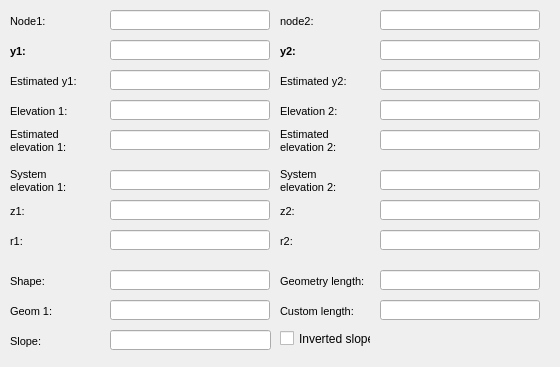
      <widget class="QWidget" name="page_6">
       <property name="geometry">
        <rect>
         <x>0</x>
         <y>0</y>
         <width>560</width>
         <height>367</height>
        </rect>
       </property>
       <attribute name="label">
        <string>Numeric information</string>
       </attribute>
       <widget class="QLabel" name="label_siphon_node_2">
        <property name="geometry">
         <rect>
          <x>280</x>
          <y>10</y>
          <width>41</width>
          <height>22</height>
         </rect>
        </property>
        <property name="font">
         <font>
          <pointsize>8</pointsize>
          <italic>false</italic>
         </font>
        </property>
        <property name="frameShape">
         <enum>QFrame::NoFrame</enum>
        </property>
        <property name="frameShadow">
         <enum>QFrame::Plain</enum>
        </property>
        <property name="text">
         <string>node2:</string>
        </property>
        <property name="textFormat">
         <enum>Qt::AutoText</enum>
        </property>
        <property name="scaledContents">
         <bool>false</bool>
        </property>
        <property name="margin">
         <number>3</number>
        </property>
       </widget>
       <widget class="QLabel" name="label_siphon_node_1">
        <property name="geometry">
         <rect>
          <x>10</x>
          <y>10</y>
          <width>41</width>
          <height>22</height>
         </rect>
        </property>
        <property name="font">
         <font>
          <pointsize>8</pointsize>
          <italic>false</italic>
         </font>
        </property>
        <property name="frameShape">
         <enum>QFrame::NoFrame</enum>
        </property>
        <property name="frameShadow">
         <enum>QFrame::Plain</enum>
        </property>
        <property name="text">
         <string>Node1:</string>
        </property>
        <property name="textFormat">
         <enum>Qt::AutoText</enum>
        </property>
        <property name="scaledContents">
         <bool>false</bool>
        </property>
        <property name="alignment">
         <set>Qt::AlignLeading|Qt::AlignLeft|Qt::AlignVCenter</set>
        </property>
        <property name="margin">
         <number>3</number>
        </property>
       </widget>
       <widget class="QLineEdit" name="siphon_node_2">
        <property name="geometry">
         <rect>
          <x>380</x>
          <y>10</y>
          <width>160</width>
          <height>20</height>
         </rect>
        </property>
        <property name="text">
         <string/>
        </property>
       </widget>
       <widget class="QLineEdit" name="siphon_z1">
        <property name="geometry">
         <rect>
          <x>110</x>
          <y>200</y>
          <width>160</width>
          <height>20</height>
         </rect>
        </property>
        <property name="font">
         <font>
          <italic>true</italic>
         </font>
        </property>
        <property name="styleSheet">
         <string notr="true">color: rgb(83, 83, 83);</string>
        </property>
       </widget>
       <widget class="QLabel" name="label_siphon_y2">
        <property name="geometry">
         <rect>
          <x>280</x>
          <y>40</y>
          <width>21</width>
          <height>22</height>
         </rect>
        </property>
        <property name="font">
         <font>
          <pointsize>8</pointsize>
          <weight>75</weight>
          <italic>false</italic>
          <bold>true</bold>
         </font>
        </property>
        <property name="frameShape">
         <enum>QFrame::NoFrame</enum>
        </property>
        <property name="frameShadow">
         <enum>QFrame::Plain</enum>
        </property>
        <property name="text">
         <string>y2:</string>
        </property>
        <property name="textFormat">
         <enum>Qt::AutoText</enum>
        </property>
        <property name="scaledContents">
         <bool>false</bool>
        </property>
        <property name="margin">
         <number>3</number>
        </property>
       </widget>
       <widget class="QLabel" name="label_siphon_z1">
        <property name="geometry">
         <rect>
          <x>10</x>
          <y>200</y>
          <width>21</width>
          <height>22</height>
         </rect>
        </property>
        <property name="font">
         <font>
          <pointsize>8</pointsize>
          <italic>false</italic>
         </font>
        </property>
        <property name="frameShape">
         <enum>QFrame::NoFrame</enum>
        </property>
        <property name="frameShadow">
         <enum>QFrame::Plain</enum>
        </property>
        <property name="text">
         <string>z1:</string>
        </property>
        <property name="textFormat">
         <enum>Qt::AutoText</enum>
        </property>
        <property name="scaledContents">
         <bool>false</bool>
        </property>
        <property name="alignment">
         <set>Qt::AlignLeading|Qt::AlignLeft|Qt::AlignVCenter</set>
        </property>
        <property name="margin">
         <number>3</number>
        </property>
       </widget>
       <widget class="QLabel" name="label_siphon_r2">
        <property name="geometry">
         <rect>
          <x>280</x>
          <y>230</y>
          <width>21</width>
          <height>22</height>
         </rect>
        </property>
        <property name="font">
         <font>
          <pointsize>8</pointsize>
          <italic>false</italic>
         </font>
        </property>
        <property name="frameShape">
         <enum>QFrame::NoFrame</enum>
        </property>
        <property name="frameShadow">
         <enum>QFrame::Plain</enum>
        </property>
        <property name="text">
         <string>r2:</string>
        </property>
        <property name="textFormat">
         <enum>Qt::AutoText</enum>
        </property>
        <property name="scaledContents">
         <bool>false</bool>
        </property>
        <property name="margin">
         <number>3</number>
        </property>
       </widget>
       <widget class="QLabel" name="label_siphon_y1">
        <property name="geometry">
         <rect>
          <x>10</x>
          <y>40</y>
          <width>21</width>
          <height>22</height>
         </rect>
        </property>
        <property name="font">
         <font>
          <pointsize>8</pointsize>
          <weight>75</weight>
          <italic>false</italic>
          <bold>true</bold>
         </font>
        </property>
        <property name="frameShape">
         <enum>QFrame::NoFrame</enum>
        </property>
        <property name="frameShadow">
         <enum>QFrame::Plain</enum>
        </property>
        <property name="text">
         <string>y1:</string>
        </property>
        <property name="textFormat">
         <enum>Qt::AutoText</enum>
        </property>
        <property name="scaledContents">
         <bool>false</bool>
        </property>
        <property name="alignment">
         <set>Qt::AlignLeading|Qt::AlignLeft|Qt::AlignVCenter</set>
        </property>
        <property name="margin">
         <number>3</number>
        </property>
       </widget>
       <widget class="QLabel" name="label_siphon_z2">
        <property name="geometry">
         <rect>
          <x>280</x>
          <y>200</y>
          <width>21</width>
          <height>22</height>
         </rect>
        </property>
        <property name="font">
         <font>
          <pointsize>8</pointsize>
          <italic>false</italic>
         </font>
        </property>
        <property name="frameShape">
         <enum>QFrame::NoFrame</enum>
        </property>
        <property name="frameShadow">
         <enum>QFrame::Plain</enum>
        </property>
        <property name="text">
         <string>z2:</string>
        </property>
        <property name="textFormat">
         <enum>Qt::AutoText</enum>
        </property>
        <property name="scaledContents">
         <bool>false</bool>
        </property>
        <property name="margin">
         <number>3</number>
        </property>
       </widget>
       <widget class="QLineEdit" name="siphon_elev2">
        <property name="geometry">
         <rect>
          <x>380</x>
          <y>100</y>
          <width>160</width>
          <height>20</height>
         </rect>
        </property>
       </widget>
       <widget class="QLineEdit" name="siphon_r2">
        <property name="geometry">
         <rect>
          <x>380</x>
          <y>230</y>
          <width>160</width>
          <height>20</height>
         </rect>
        </property>
        <property name="font">
         <font>
          <italic>true</italic>
         </font>
        </property>
        <property name="styleSheet">
         <string notr="true">color: rgb(83, 83, 83);</string>
        </property>
       </widget>
       <widget class="QLineEdit" name="siphon_r1">
        <property name="geometry">
         <rect>
          <x>110</x>
          <y>230</y>
          <width>160</width>
          <height>20</height>
         </rect>
        </property>
        <property name="font">
         <font>
          <italic>true</italic>
         </font>
        </property>
        <property name="styleSheet">
         <string notr="true">color: rgb(83, 83, 83);</string>
        </property>
       </widget>
       <widget class="QLabel" name="label_siphon_r1">
        <property name="geometry">
         <rect>
          <x>10</x>
          <y>230</y>
          <width>21</width>
          <height>22</height>
         </rect>
        </property>
        <property name="font">
         <font>
          <pointsize>8</pointsize>
          <italic>false</italic>
         </font>
        </property>
        <property name="frameShape">
         <enum>QFrame::NoFrame</enum>
        </property>
        <property name="frameShadow">
         <enum>QFrame::Plain</enum>
        </property>
        <property name="text">
         <string>r1:</string>
        </property>
        <property name="textFormat">
         <enum>Qt::AutoText</enum>
        </property>
        <property name="scaledContents">
         <bool>false</bool>
        </property>
        <property name="alignment">
         <set>Qt::AlignLeading|Qt::AlignLeft|Qt::AlignVCenter</set>
        </property>
        <property name="margin">
         <number>3</number>
        </property>
       </widget>
       <widget class="QLineEdit" name="siphon_z2">
        <property name="geometry">
         <rect>
          <x>380</x>
          <y>200</y>
          <width>160</width>
          <height>20</height>
         </rect>
        </property>
        <property name="font">
         <font>
          <italic>true</italic>
         </font>
        </property>
        <property name="styleSheet">
         <string notr="true">color: rgb(83, 83, 83);</string>
        </property>
       </widget>
       <widget class="QLineEdit" name="siphon_y2">
        <property name="geometry">
         <rect>
          <x>380</x>
          <y>40</y>
          <width>160</width>
          <height>20</height>
         </rect>
        </property>
       </widget>
       <widget class="QLabel" name="label_siphon_elev2">
        <property name="geometry">
         <rect>
          <x>280</x>
          <y>100</y>
          <width>71</width>
          <height>22</height>
         </rect>
        </property>
        <property name="font">
         <font>
          <pointsize>8</pointsize>
          <italic>false</italic>
         </font>
        </property>
        <property name="frameShape">
         <enum>QFrame::NoFrame</enum>
        </property>
        <property name="frameShadow">
         <enum>QFrame::Plain</enum>
        </property>
        <property name="text">
         <string>Elevation 2:</string>
        </property>
        <property name="textFormat">
         <enum>Qt::AutoText</enum>
        </property>
        <property name="scaledContents">
         <bool>false</bool>
        </property>
        <property name="margin">
         <number>3</number>
        </property>
       </widget>
       <widget class="QLabel" name="label_siphon_elev1">
        <property name="geometry">
         <rect>
          <x>10</x>
          <y>100</y>
          <width>71</width>
          <height>22</height>
         </rect>
        </property>
        <property name="font">
         <font>
          <pointsize>8</pointsize>
          <italic>false</italic>
         </font>
        </property>
        <property name="frameShape">
         <enum>QFrame::NoFrame</enum>
        </property>
        <property name="frameShadow">
         <enum>QFrame::Plain</enum>
        </property>
        <property name="text">
         <string>Elevation 1:</string>
        </property>
        <property name="textFormat">
         <enum>Qt::AutoText</enum>
        </property>
        <property name="scaledContents">
         <bool>false</bool>
        </property>
        <property name="alignment">
         <set>Qt::AlignLeading|Qt::AlignLeft|Qt::AlignVCenter</set>
        </property>
        <property name="margin">
         <number>3</number>
        </property>
       </widget>
       <widget class="QLineEdit" name="siphon_elev1">
        <property name="geometry">
         <rect>
          <x>110</x>
          <y>100</y>
          <width>160</width>
          <height>20</height>
         </rect>
        </property>
       </widget>
       <widget class="QLineEdit" name="siphon_node_1">
        <property name="geometry">
         <rect>
          <x>110</x>
          <y>10</y>
          <width>160</width>
          <height>20</height>
         </rect>
        </property>
        <property name="font">
         <font>
          <italic>true</italic>
         </font>
        </property>
       </widget>
       <widget class="QLineEdit" name="siphon_y1">
        <property name="geometry">
         <rect>
          <x>110</x>
          <y>40</y>
          <width>160</width>
          <height>20</height>
         </rect>
        </property>
       </widget>
       <widget class="QCheckBox" name="siphon_inverted_slope">
        <property name="geometry">
         <rect>
          <x>280</x>
          <y>330</y>
          <width>91</width>
          <height>17</height>
         </rect>
        </property>
        <property name="text">
         <string>Inverted slope</string>
        </property>
       </widget>
       <widget class="QLabel" name="label_siphon_custom_length">
        <property name="geometry">
         <rect>
          <x>280</x>
          <y>300</y>
          <width>90</width>
          <height>22</height>
         </rect>
        </property>
        <property name="font">
         <font>
          <pointsize>8</pointsize>
         </font>
        </property>
        <property name="frameShape">
         <enum>QFrame::NoFrame</enum>
        </property>
        <property name="frameShadow">
         <enum>QFrame::Plain</enum>
        </property>
        <property name="text">
         <string>Custom length:</string>
        </property>
        <property name="textFormat">
         <enum>Qt::AutoText</enum>
        </property>
        <property name="scaledContents">
         <bool>false</bool>
        </property>
        <property name="alignment">
         <set>Qt::AlignLeading|Qt::AlignLeft|Qt::AlignVCenter</set>
        </property>
        <property name="margin">
         <number>3</number>
        </property>
       </widget>
       <widget class="QLineEdit" name="siphon_custom_length">
        <property name="geometry">
         <rect>
          <x>380</x>
          <y>300</y>
          <width>160</width>
          <height>20</height>
         </rect>
        </property>
        <property name="font">
         <font>
          <italic>true</italic>
         </font>
        </property>
        <property name="text">
         <string/>
        </property>
       </widget>
       <widget class="QLineEdit" name="siphon_gis_length">
        <property name="geometry">
         <rect>
          <x>380</x>
          <y>270</y>
          <width>160</width>
          <height>20</height>
         </rect>
        </property>
        <property name="font">
         <font>
          <italic>true</italic>
         </font>
        </property>
        <property name="styleSheet">
         <string notr="true">color: rgb(83, 83, 83);</string>
        </property>
        <property name="text">
         <string/>
        </property>
       </widget>
       <widget class="QLabel" name="label_siphon_geometry_length">
        <property name="geometry">
         <rect>
          <x>280</x>
          <y>270</y>
          <width>90</width>
          <height>22</height>
         </rect>
        </property>
        <property name="font">
         <font>
          <pointsize>8</pointsize>
         </font>
        </property>
        <property name="frameShape">
         <enum>QFrame::NoFrame</enum>
        </property>
        <property name="frameShadow">
         <enum>QFrame::Plain</enum>
        </property>
        <property name="text">
         <string>Geometry length:</string>
        </property>
        <property name="textFormat">
         <enum>Qt::AutoText</enum>
        </property>
        <property name="scaledContents">
         <bool>false</bool>
        </property>
        <property name="alignment">
         <set>Qt::AlignLeading|Qt::AlignLeft|Qt::AlignVCenter</set>
        </property>
        <property name="margin">
         <number>3</number>
        </property>
       </widget>
       <widget class="QLabel" name="label_siphon_shape">
        <property name="geometry">
         <rect>
          <x>10</x>
          <y>270</y>
          <width>90</width>
          <height>22</height>
         </rect>
        </property>
        <property name="font">
         <font>
          <pointsize>8</pointsize>
         </font>
        </property>
        <property name="frameShape">
         <enum>QFrame::NoFrame</enum>
        </property>
        <property name="frameShadow">
         <enum>QFrame::Plain</enum>
        </property>
        <property name="text">
         <string>Shape:</string>
        </property>
        <property name="textFormat">
         <enum>Qt::AutoText</enum>
        </property>
        <property name="scaledContents">
         <bool>false</bool>
        </property>
        <property name="alignment">
         <set>Qt::AlignLeading|Qt::AlignLeft|Qt::AlignVCenter</set>
        </property>
        <property name="margin">
         <number>3</number>
        </property>
       </widget>
       <widget class="QLineEdit" name="siphon_cat_shape">
        <property name="enabled">
         <bool>true</bool>
        </property>
        <property name="geometry">
         <rect>
          <x>110</x>
          <y>270</y>
          <width>160</width>
          <height>20</height>
         </rect>
        </property>
        <property name="font">
         <font>
          <italic>true</italic>
         </font>
        </property>
        <property name="styleSheet">
         <string notr="true">color: rgb(83, 83, 83);</string>
        </property>
        <property name="text">
         <string/>
        </property>
       </widget>
       <widget class="QLineEdit" name="siphon_slope">
        <property name="geometry">
         <rect>
          <x>110</x>
          <y>330</y>
          <width>161</width>
          <height>20</height>
         </rect>
        </property>
        <property name="font">
         <font>
          <italic>true</italic>
         </font>
        </property>
        <property name="styleSheet">
         <string notr="true">color: rgb(83, 83, 83);</string>
        </property>
        <property name="text">
         <string/>
        </property>
       </widget>
       <widget class="QLabel" name="label_siphon_slope">
        <property name="geometry">
         <rect>
          <x>10</x>
          <y>330</y>
          <width>90</width>
          <height>22</height>
         </rect>
        </property>
        <property name="font">
         <font>
          <pointsize>8</pointsize>
         </font>
        </property>
        <property name="frameShape">
         <enum>QFrame::NoFrame</enum>
        </property>
        <property name="frameShadow">
         <enum>QFrame::Plain</enum>
        </property>
        <property name="text">
         <string>Slope:</string>
        </property>
        <property name="textFormat">
         <enum>Qt::AutoText</enum>
        </property>
        <property name="scaledContents">
         <bool>false</bool>
        </property>
        <property name="alignment">
         <set>Qt::AlignLeading|Qt::AlignLeft|Qt::AlignVCenter</set>
        </property>
        <property name="margin">
         <number>3</number>
        </property>
       </widget>
       <widget class="QLabel" name="label_siphon_geom">
        <property name="geometry">
         <rect>
          <x>10</x>
          <y>300</y>
          <width>90</width>
          <height>22</height>
         </rect>
        </property>
        <property name="font">
         <font>
          <pointsize>8</pointsize>
         </font>
        </property>
        <property name="frameShape">
         <enum>QFrame::NoFrame</enum>
        </property>
        <property name="frameShadow">
         <enum>QFrame::Plain</enum>
        </property>
        <property name="text">
         <string>Geom 1:</string>
        </property>
        <property name="textFormat">
         <enum>Qt::AutoText</enum>
        </property>
        <property name="scaledContents">
         <bool>false</bool>
        </property>
        <property name="alignment">
         <set>Qt::AlignLeading|Qt::AlignLeft|Qt::AlignVCenter</set>
        </property>
        <property name="margin">
         <number>3</number>
        </property>
       </widget>
       <widget class="QLineEdit" name="siphon_cat_geom1">
        <property name="geometry">
         <rect>
          <x>110</x>
          <y>300</y>
          <width>160</width>
          <height>20</height>
         </rect>
        </property>
        <property name="font">
         <font>
          <italic>true</italic>
         </font>
        </property>
        <property name="styleSheet">
         <string notr="true">color: rgb(83, 83, 83);</string>
        </property>
        <property name="text">
         <string/>
        </property>
       </widget>
       <widget class="QLineEdit" name="siphon_est_y1">
        <property name="geometry">
         <rect>
          <x>110</x>
          <y>70</y>
          <width>160</width>
          <height>20</height>
         </rect>
        </property>
       </widget>
       <widget class="QLineEdit" name="siphon_est_y2">
        <property name="geometry">
         <rect>
          <x>380</x>
          <y>70</y>
          <width>160</width>
          <height>20</height>
         </rect>
        </property>
       </widget>
       <widget class="QLabel" name="label_siphon_est_y2">
        <property name="geometry">
         <rect>
          <x>280</x>
          <y>70</y>
          <width>71</width>
          <height>22</height>
         </rect>
        </property>
        <property name="font">
         <font>
          <pointsize>8</pointsize>
          <italic>false</italic>
         </font>
        </property>
        <property name="frameShape">
         <enum>QFrame::NoFrame</enum>
        </property>
        <property name="frameShadow">
         <enum>QFrame::Plain</enum>
        </property>
        <property name="text">
         <string>Estimated y2:</string>
        </property>
        <property name="textFormat">
         <enum>Qt::AutoText</enum>
        </property>
        <property name="scaledContents">
         <bool>false</bool>
        </property>
        <property name="margin">
         <number>3</number>
        </property>
       </widget>
       <widget class="QLabel" name="label_siphon_est_y1">
        <property name="geometry">
         <rect>
          <x>10</x>
          <y>70</y>
          <width>71</width>
          <height>22</height>
         </rect>
        </property>
        <property name="font">
         <font>
          <pointsize>8</pointsize>
          <italic>false</italic>
         </font>
        </property>
        <property name="frameShape">
         <enum>QFrame::NoFrame</enum>
        </property>
        <property name="frameShadow">
         <enum>QFrame::Plain</enum>
        </property>
        <property name="text">
         <string>Estimated y1:</string>
        </property>
        <property name="textFormat">
         <enum>Qt::AutoText</enum>
        </property>
        <property name="scaledContents">
         <bool>false</bool>
        </property>
        <property name="alignment">
         <set>Qt::AlignLeading|Qt::AlignLeft|Qt::AlignVCenter</set>
        </property>
        <property name="margin">
         <number>3</number>
        </property>
       </widget>
       <widget class="QLabel" name="label_siphon_sys_elev2">
        <property name="geometry">
         <rect>
          <x>280</x>
          <y>165</y>
          <width>66</width>
          <height>31</height>
         </rect>
        </property>
        <property name="font">
         <font>
          <pointsize>8</pointsize>
          <italic>false</italic>
         </font>
        </property>
        <property name="frameShape">
         <enum>QFrame::NoFrame</enum>
        </property>
        <property name="frameShadow">
         <enum>QFrame::Plain</enum>
        </property>
        <property name="text">
         <string>System elevation 2:</string>
        </property>
        <property name="textFormat">
         <enum>Qt::AutoText</enum>
        </property>
        <property name="scaledContents">
         <bool>false</bool>
        </property>
        <property name="wordWrap">
         <bool>true</bool>
        </property>
        <property name="margin">
         <number>3</number>
        </property>
       </widget>
       <widget class="QLineEdit" name="siphon_sys_elev1">
        <property name="geometry">
         <rect>
          <x>110</x>
          <y>170</y>
          <width>160</width>
          <height>20</height>
         </rect>
        </property>
        <property name="font">
         <font>
          <italic>true</italic>
         </font>
        </property>
        <property name="styleSheet">
         <string notr="true">color: rgb(83, 83, 83);</string>
        </property>
        <property name="text">
         <string/>
        </property>
       </widget>
       <widget class="QLabel" name="label_siphon_sys_elev1">
        <property name="geometry">
         <rect>
          <x>10</x>
          <y>165</y>
          <width>76</width>
          <height>31</height>
         </rect>
        </property>
        <property name="font">
         <font>
          <pointsize>8</pointsize>
          <italic>false</italic>
         </font>
        </property>
        <property name="frameShape">
         <enum>QFrame::NoFrame</enum>
        </property>
        <property name="frameShadow">
         <enum>QFrame::Plain</enum>
        </property>
        <property name="text">
         <string>System elevation 1:</string>
        </property>
        <property name="textFormat">
         <enum>Qt::AutoText</enum>
        </property>
        <property name="scaledContents">
         <bool>false</bool>
        </property>
        <property name="alignment">
         <set>Qt::AlignLeading|Qt::AlignLeft|Qt::AlignVCenter</set>
        </property>
        <property name="wordWrap">
         <bool>true</bool>
        </property>
        <property name="margin">
         <number>3</number>
        </property>
       </widget>
       <widget class="QLineEdit" name="siphon_est_elev1">
        <property name="geometry">
         <rect>
          <x>110</x>
          <y>130</y>
          <width>160</width>
          <height>20</height>
         </rect>
        </property>
        <property name="text">
         <string/>
        </property>
       </widget>
       <widget class="QLabel" name="label_siphon_est_elev2">
        <property name="geometry">
         <rect>
          <x>280</x>
          <y>125</y>
          <width>81</width>
          <height>31</height>
         </rect>
        </property>
        <property name="font">
         <font>
          <pointsize>8</pointsize>
          <italic>false</italic>
         </font>
        </property>
        <property name="frameShape">
         <enum>QFrame::NoFrame</enum>
        </property>
        <property name="frameShadow">
         <enum>QFrame::Plain</enum>
        </property>
        <property name="text">
         <string>Estimated elevation 2:</string>
        </property>
        <property name="textFormat">
         <enum>Qt::AutoText</enum>
        </property>
        <property name="scaledContents">
         <bool>false</bool>
        </property>
        <property name="wordWrap">
         <bool>true</bool>
        </property>
        <property name="margin">
         <number>3</number>
        </property>
       </widget>
       <widget class="QLabel" name="label_siphon_est_elev1">
        <property name="geometry">
         <rect>
          <x>10</x>
          <y>125</y>
          <width>86</width>
          <height>31</height>
         </rect>
        </property>
        <property name="font">
         <font>
          <pointsize>8</pointsize>
          <italic>false</italic>
         </font>
        </property>
        <property name="frameShape">
         <enum>QFrame::NoFrame</enum>
        </property>
        <property name="frameShadow">
         <enum>QFrame::Plain</enum>
        </property>
        <property name="text">
         <string>Estimated elevation 1:</string>
        </property>
        <property name="textFormat">
         <enum>Qt::AutoText</enum>
        </property>
        <property name="scaledContents">
         <bool>false</bool>
        </property>
        <property name="alignment">
         <set>Qt::AlignLeading|Qt::AlignLeft|Qt::AlignVCenter</set>
        </property>
        <property name="wordWrap">
         <bool>true</bool>
        </property>
        <property name="margin">
         <number>3</number>
        </property>
       </widget>
       <widget class="QLineEdit" name="siphon_est_elev2">
        <property name="geometry">
         <rect>
          <x>380</x>
          <y>130</y>
          <width>160</width>
          <height>20</height>
         </rect>
        </property>
        <property name="text">
         <string/>
        </property>
       </widget>
       <widget class="QLineEdit" name="siphon_sys_elev2">
        <property name="geometry">
         <rect>
          <x>380</x>
          <y>170</y>
          <width>160</width>
          <height>20</height>
         </rect>
        </property>
        <property name="font">
         <font>
          <italic>true</italic>
         </font>
        </property>
        <property name="styleSheet">
         <string notr="true">color: rgb(83, 83, 83);</string>
        </property>
        <property name="text">
         <string/>
        </property>
       </widget>
      </widget>
